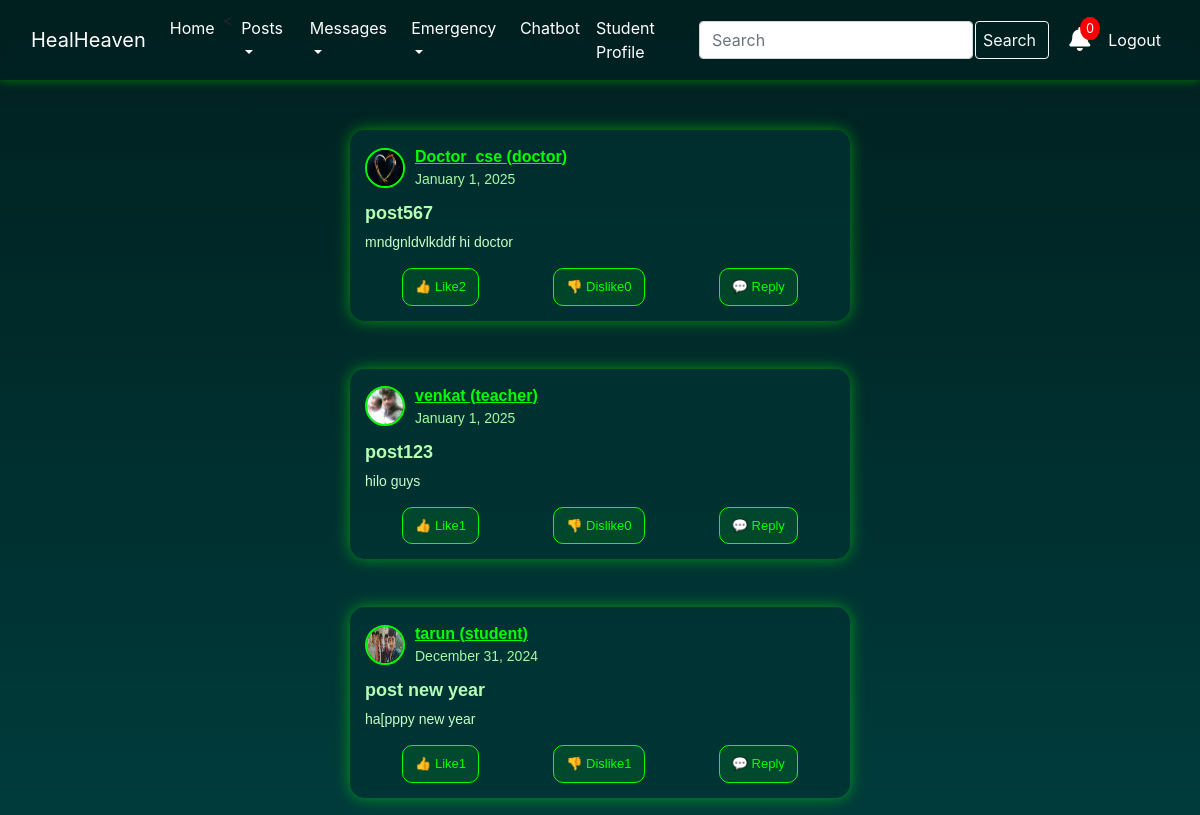
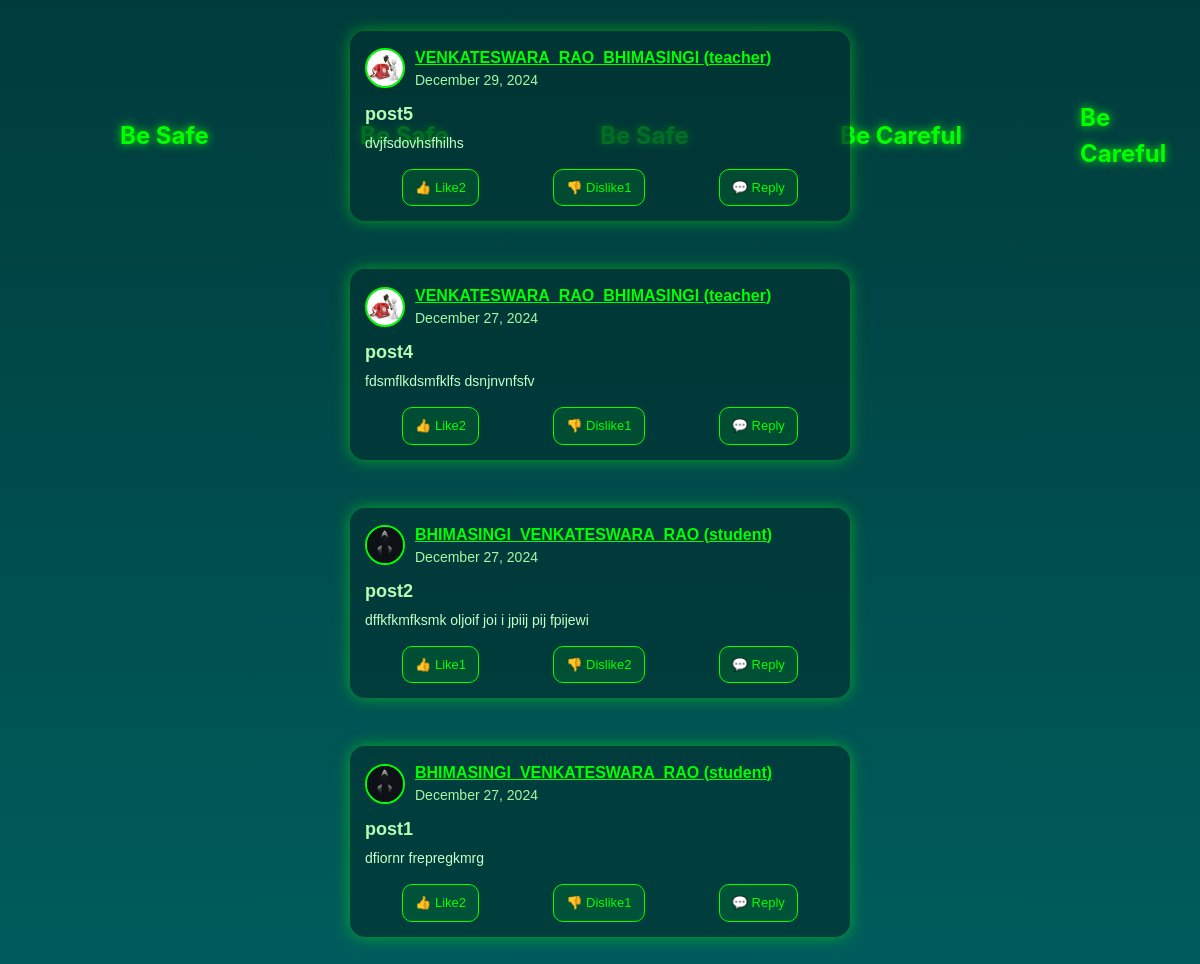
Screenshot of / (signed in) with the database file from the repository (2 pictures, top to bottom).
### blog/models.py (models this page shows, shortened)
class Post(models.Model):
    title = models.CharField(max_length=200)
    content = models.TextField()
    date_posted = models.DateTimeField(auto_now_add=True)
    author = models.ForeignKey(User, on_delete=models.CASCADE)
    likes = models.PositiveIntegerField(default=0)
    dislikes = models.PositiveIntegerField(default=0)
    role = models.CharField(default='teacher', max_length=20)
    liked_by = models.ManyToManyField(User, related_name='liked_posts', blank=True)
    disliked_by = models.ManyToManyField(User, related_name='disliked_posts', blank=True)

class TeacherProfileDetails(models.Model):
    id = models.AutoField(primary_key=True)
    user = models.OneToOneField(User, on_delete=models.CASCADE, related_name="teacher_profile")
    roll_number = models.CharField(max_length=20, unique=True)
    department = models.CharField(max_length=100)  # Required during registration
    email = models.EmailField()  # Required during registration
    phone_number = models.CharField(max_length=15, null=True, blank=True)  # Optional
    role = models.CharField(max_length=20, default='teacher')  # Defaults to "teacher"
    image = models.ImageField(default='default.jpg', upload_to='profile_pics')

class StudentProfileDetails(models.Model):
    id = models.AutoField(primary_key=True)
    user = models.OneToOneField(User, on_delete=models.CASCADE, related_name="student_profile")
    roll_number = models.CharField(max_length=20, unique=True)
    studying_year = models.IntegerField(default=1)
    department = models.CharField(max_length=100)
    email = models.EmailField()  # Required during registration
    phone_number = models.CharField(max_length=15)
    parents_number = models.CharField(max_length=15)
    role = models.CharField(max_length=20, default='student')  # Defaults to "student"
    image = models.ImageField(default='default.jpg', upload_to='profile_pics')

### blog/views.py (the view)
# urls.py: path("",views.post,name='home'),
@login_required
def post(request):
    posts = Post.objects.all().order_by('-date_posted')  # Display posts by date, most recent first
    return render(request, 'blog/post.html', {'posts': posts})

### blog/templates/blog/post.html (shortened to what this page needs)
{% extends 'blog/home.html' %}
{% block content %}
<head>
</head>
<body>
    <div class="post-content-wrapper">
        {% for post in posts %}
        <div class="post-card">
            <div class="post-header">
                {% if post.role == 'student' %}
                    <img src="{{ post.author.student_profile.image.url }}" alt="Profile Picture" class="post-profile-pic">
                {% elif post.role == 'teacher' or post.role == 'doctor' %}
                    <img src="{{ post.author.teacher_profile.image.url }}" alt="Profile Picture" class="post-profile-pic">
                {% endif %}
                <div class="post-user-details">
                    <span class="post-username">{{ post.author.username }} ({{ post.role }})</span>
                    <span class="post-date">{{ post.date_posted|date:"F j, Y" }}</span>
                </div>
            </div>
            <form method="POST" action="{% url 'post_detail' %}" id="form-{{ post.id }}">
                <div class="post-title" onclick="submitForm('form-{{ post.id }}')">{{ post.title }}</div>
            </form>
            <div class="post-content">{{ post.content }}</div>
            <div class="post-actions">
                <button class="post-action-button"
                onclick="handleAction('{% url 'like_post' %}', {{ post.id }}, 'like-count-{{ post.id }}', 'dislike-count-{{ post.id }}')">
                    👍 Like <span id="like-count-{{ post.id }}">{{ post.likes }}</span>
                </button>
                <button class="post-action-button"
                onclick="handleAction('{% url 'dislike_post' %}', {{ post.id }}, 'like-count-{{ post.id }}', 'dislike-count-{{ post.id }}')">
                    👎 Dislike <span id="dislike-count-{{ post.id }}">{{ post.dislikes }}</span>
                </button>
                <button class="post-action-button" onclick="toggleReplies({{ post.id }})">💬 Reply</button>
            </div>
        </div>
        {% endfor %}
    </div>
</body>
{% endblock %}

### blog/templates/blog/home.html (shortened to what this page needs)
{% load static %}
<!DOCTYPE html>
<html lang="en">
<head>
    <link rel="stylesheet" href="https://maxcdn.bootstrapcdn.com/bootstrap/4.0.0/css/bootstrap.min.css">
    <link rel="stylesheet" href="https://cdnjs.cloudflare.com/ajax/libs/font-awesome/5.15.4/css/all.min.css">
</head>
<body>
    <nav class="navbar navbar-expand-lg navbar-custom fixed-top navbar-dark">
        <div class="container-fluid">
            <div class="navbar-brand" >HealHeaven</div>
            <div class="collapse navbar-collapse" id="navbarNav">
                <ul class="navbar-nav">
                    <li class="nav-item"><a class="nav-link" href="{% url 'home' %}">Home</a></li>
                    {% if user.is_authenticated %}
                    <<li class="nav-item dropdown">
                        <a class="nav-link dropdown-toggle" href="#" id="postsDropdown">
                            Posts
                        </a>
                    </li>
                    <li class="nav-item dropdown">
                        <a class="nav-link dropdown-toggle" href="#" id="messagesDropdown" role="button" data-toggle="dropdown" aria-haspopup="true" aria-expanded="false">
                            Messages
                        </a>
                    </li>
                    <li class="nav-item dropdown">
                        <a class="nav-link dropdown-toggle" href="#" id="emergencyDropdown" role="button" data-toggle="dropdown" aria-haspopup="true" aria-expanded="false">
                            Emergency
                        </a>
                    </li>
                    <li class="nav-item"><a class="nav-link" href="{% url 'chat' %}">Chatbot</a></li>
                    {% if request.user.student_profile.role == "student" %}
                        <li class="nav-item"><a class="nav-link" href="{% url 'student_profile' %}">Student Profile</a></li>
                    {% elif request.user.teacher_profile.role == "teacher" %}
                        <li class="nav-item"><a class="nav-link" href="{% url 'teacher_profile' %}">Teacher Profile</a></li>
                    {% elif request.user.teacher_profile.role == "doctor" %}
                        <li class="nav-item"><a class="nav-link" href="{% url 'teacher_profile' %}">Doctor Profile</a></li>
                    {% endif %}
                    {% endif %}
                </ul>
                <form class="d-flex me-3" style="flex-grow: 1; justify-content: flex-end; gap: 2px;" method="POST" action="{% url 'search' %}">
                    <input class="form-control me-2" name="query" style="width: fit-content;" type="search" placeholder="Search" aria-label="Search">
                    <button class="btn btn-outline-light" style="padding-left: 2%;" type="submit">Search</button>
                </form>
                <div class="notification-bell me-3" style="padding-left: 2%;">
                    <i class="fa fa-bell" style="color: white; font-size: 1.5rem;"></i>
                    <span class="notification-count" id="notificationCount">0</span>
                </div>
                <ul class="navbar-nav" style="padding-left: 1%;">
                    {% if user.is_authenticated %}
                        <li class="nav-item"><a class="nav-link" href="{% url 'logout' %}">Logout</a></li>
                    {% else %}
                        <li class="nav-item"><a class="nav-link" href="{% url 'login' %}">Login</a></li>
                        <li class="nav-item"><a class="nav-link" href="{% url 'register' %}">Register</a></li>
                    {% endif %}
                </ul>
            </div>
        </div>
    </nav>
    <div class="content-wrapper">
        <div class="falling-text text1">Be Safe</div>
        <div class="falling-text text2">Be Safe</div>
        <div class="falling-text text3">Be Safe</div>
        <div class="falling-text text4">Be Careful</div>
        <div class="falling-text text5">Be Careful</div>
        {% block content %}
        {% endblock %}
    </div>
</body>
</html>

### blog/templates/blog/home.html (style rules this page uses)
* { margin: 0; padding: 0; box-sizing: border-box; }
body { background: linear-gradient(to bottom, #001f1f, #005f5f); overflow: hidden; scrollbar-color: #00ff00 rgba(0, 50, 50, 0.9); }
.navbar-custom { background-color: transparent; box-shadow: 0 0 10px green; backdrop-filter: blur(5px); }
.navbar-dark .navbar-nav .nav-link { color: white; transition: color 0.3s, text-shadow 0.3s; }
.content-wrapper { height: 100vh; width: 100%; display: flex; justify-content: center; align-items: center; position: relative; overflow: hidden; margin-top: 56px; }
.falling-text { position: absolute; font-size: 24px; color: #00ff00; animation: fall 5s linear infinite; filter: drop-shadow(0 0 5px #00ff00); font-weight: bold; }
.text1 { left: 10%; animation-duration: 6s; }
.text2 { left: 30%; animation-duration: 4.5s; }
.text3 { left: 50%; animation-duration: 5.5s; }
.text4 { left: 70%; animation-duration: 6s; }
.text5 { left: 90%; animation-duration: 5s; }
.notification-bell { position: relative; }
.notification-count { position: absolute; top: -10px; right: -10px; background-color: red; color: white; border-radius: 50%; padding: 2px 6px; font-size: 0.8rem; }
.form-control { width: 300px; transition: width 0.3s ease; }
.btn-outline-light { transition: color 0.3s, background-color 0.3s, box-shadow 0.3s; }

### blog/templates/blog/post.html (style rules this page uses)
.post-content-wrapper { display: grid; flex-direction: column; justify-content: center; align-items: center; position: absolute; top: 0; left: 0; right: 0; bottom: 0; margin: auto; overflow: auto; padding: 70px; box-sizing: border-box; gap: 20px; }
.post-card { width: 500px; padding: 15px; border-radius: 15px; background: rgba(0, 50, 50, 0.7); box-shadow: 0 0 15px rgba(0, 255, 0, 0.5); color: #00ff00; text-align: left; font-family: 'Poppins', Arial, sans-serif; animation: postFadeIn 1s ease-in-out; margin-bottom: 20px; }
.post-profile-pic { width: 40px; height: 40px; border-radius: 50%; border: 2px solid #00ff00; margin-right: 10px; }
.post-header { display: flex; align-items: center; margin-bottom: 10px; }
.post-user-details { display: flex; flex-direction: column; }
.post-username { font-size: 16px; font-weight: bold; text-decoration: underline; color: #00ff00; }
.post-date { font-size: 14px; color: #a4f9a4; }
.post-title { font-size: 18px; font-weight: bold; margin: 5px 0; color: #b5ffb5; }
.post-content { font-size: 14px; margin-bottom: 15px; color: #c6ffc6; }
.post-actions { display: flex; justify-content: space-around; align-items: center; }
.post-action-button { display: flex; align-items: center; justify-content: center; background: rgba(0, 255, 0, 0.1); border: 1px solid #00ff00; padding: 8px 12px; border-radius: 10px; font-size: 13px; color: #00ff00; cursor: pointer; transition: background 0.3s, transform 0.3s; }

### rows the page displays
Post: author.teacher_profile.image (picture), author.username "Doctor_cse", role "doctor", date_posted "January 1, 2025", title "post567", content "mndgnldvlkddf hi doctor", likes "2", dislikes "0"
Post: author.teacher_profile.image (picture), author.username "venkat", role "teacher", date_posted "January 1, 2025", title "post123", content "hilo guys", likes "1", dislikes "0"
Post: author.student_profile.image (picture), author.username "tarun", role "student", date_posted "December 31, 2024", title "post new year", content "ha[pppy new year", likes "1", dislikes "1"
Post: author.teacher_profile.image (picture), author.username "VENKATESWARA_RAO_BHIMASINGI", role "teacher", date_posted "December 29, 2024", title "post5", content "dvjfsdovhsfhilhs", likes "2", dislikes "1"
Post: author.teacher_profile.image (picture), author.username "VENKATESWARA_RAO_BHIMASINGI", role "teacher", date_posted "December 27, 2024", title "post4", content "fdsmflkdsmfklfs dsnjnvnfsfv", likes "2", dislikes "1"
Post: author.student_profile.image (placeholder picture), author.username "BHIMASINGI_VENKATESWARA_RAO", role "student", date_posted "December 27, 2024", title "post2", content "dffkfkmfksmk oljoif joi i jpiij pij fpijewi", likes "1", dislikes "2"
Post: author.student_profile.image (placeholder picture), author.username "BHIMASINGI_VENKATESWARA_RAO", role "student", date_posted "December 27, 2024", title "post1", content "dfiornr frepregkmrg", likes "2", dislikes "1"
